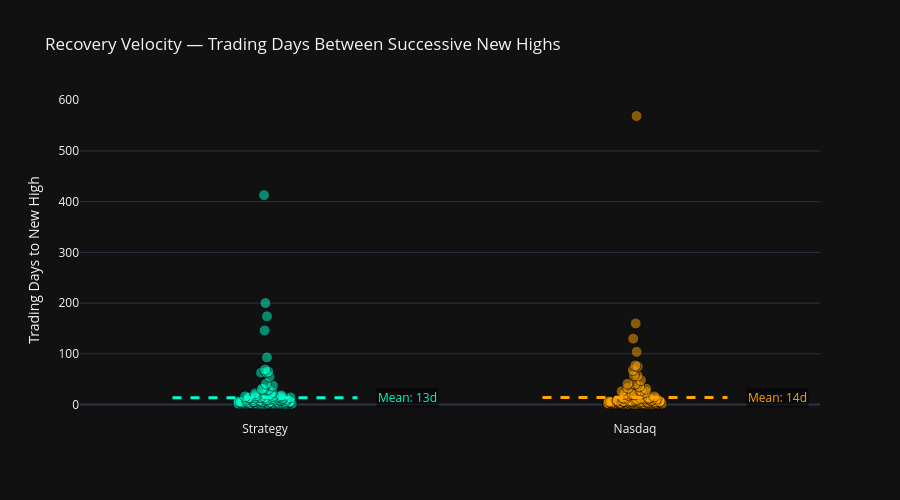

Notebook cell for this chart:
### Markdown cell above
### 5.2 Recovery Velocity

How quickly does the strategy recover from drawdowns compared to the benchmark? Each dot represents one distinct underwater period (from new high to new high).

### Code cell
# ── 5c. Recovery velocity jitter plot ────────────────────────────────────
def get_event_durations(rets):
    cum   = (rets + 1).cumprod()
    dd    = (cum - cum.cummax()) / cum.cummax()
    under = dd < 0
    grp   = (under != under.shift()).cumsum()
    return under[under].groupby(grp[under]).count().tolist()

def build_dd(rets):
    cum = (rets + 1).cumprod()
    return (cum - cum.cummax()) / cum.cummax()

strat_ev = get_event_durations(s_rets)
ndq_ev   = get_event_durations(n_rets)

df_jitter = pd.DataFrame(
    [{'Label': 'Strategy', 'Recovery Days': d} for d in strat_ev] +
    [{'Label': 'Nasdaq',   'Recovery Days': d} for d in ndq_ev])

fig_j = px.strip(df_jitter, x='Label', y='Recovery Days', color='Label',
    title="Recovery Velocity — Trading Days Between Successive New Highs",
    color_discrete_map={'Strategy': '#00FFCC', 'Nasdaq': 'orange'})

for i, name in enumerate(['Strategy', 'Nasdaq']):
    sub = df_jitter[df_jitter['Label'] == name]['Recovery Days']
    if not sub.empty:
        mv    = float(sub.mean())
        color = '#00FFCC' if name == 'Strategy' else 'orange'
        fig_j.add_shape(type="line", x0=i-.25, x1=i+.25, y0=mv, y1=mv,
            line=dict(color=color, width=3, dash="dash"))
        fig_j.add_annotation(x=i+.3, y=mv, text=f"Mean: {mv:.0f}d",
            showarrow=False, font=dict(color=color, size=12),
            bgcolor="rgba(0,0,0,0.5)", xanchor="left")

fig_j.update_traces(marker=dict(size=11, opacity=0.5,
    line=dict(width=1, color='black')))
fig_j.update_layout(template="plotly_dark", height=500,
    xaxis_title="", yaxis_title="Trading Days to New High", showlegend=False)
fig_j.show()

### Figure 1 — Plotly figure (JSON) as saved in the notebook; plotly's stock layout.template omitted (floating-point values rounded to 4 significant figures; data arrays with more than 128 entries replaced by an {"elided": "..."} marker saying what was removed)
{"data": [{"alignmentgroup": "True", "boxpoints": "all", "fillcolor": "rgba(255,255,255,0)", "hoveron": "points", "hovertemplate": "Label=%{x}<br>Recovery Days=%{y}<extra></extra>", "legendgroup": "Strategy", "line": {"color": "rgba(255,255,255,0)"}, "marker": {"color": "#00FFCC", "line": {"color": "black", "width": 1}, "opacity": 0.5, "size": 11}, "name": "Strategy", "offsetgroup": "Strategy", "orientation": "v", "pointpos": 0, "showlegend": true, "type": "box", "x": {"elided": "165 str values"}, "x0": " ", "xaxis": "x", "y": {"elided": "165 int values"}, "y0": " ", "yaxis": "y"}, {"alignmentgroup": "True", "boxpoints": "all", "fillcolor": "rgba(255,255,255,0)", "hoveron": "points", "hovertemplate": "Label=%{x}<br>Recovery Days=%{y}<extra></extra>", "legendgroup": "Nasdaq", "line": {"color": "rgba(255,255,255,0)"}, "marker": {"color": "orange", "line": {"color": "black", "width": 1}, "opacity": 0.5, "size": 11}, "name": "Nasdaq", "offsetgroup": "Nasdaq", "orientation": "v", "pointpos": 0, "showlegend": true, "type": "box", "x": {"elided": "159 str values"}, "x0": " ", "xaxis": "x", "y": {"elided": "159 int values"}, "y0": " ", "yaxis": "y"}], "layout": {"annotations": [{"bgcolor": "rgba(0,0,0,0.5)", "font": {"color": "#00FFCC", "size": 12}, "showarrow": false, "text": "Mean: 13d", "x": 0.3, "xanchor": "left", "y": 13.42}, {"bgcolor": "rgba(0,0,0,0.5)", "font": {"color": "orange", "size": 12}, "showarrow": false, "text": "Mean: 14d", "x": 1.3, "xanchor": "left", "y": 13.84}], "boxmode": "overlay", "height": 500, "legend": {"title": {"text": "Label"}, "tracegroupgap": 0}, "shapes": [{"line": {"color": "#00FFCC", "dash": "dash", "width": 3}, "type": "line", "x0": -0.25, "x1": 0.25, "y0": 13.42, "y1": 13.42}, {"line": {"color": "orange", "dash": "dash", "width": 3}, "type": "line", "x0": 0.75, "x1": 1.25, "y0": 13.84, "y1": 13.84}], "showlegend": false, "title": {"text": "Recovery Velocity — Trading Days Between Successive New Highs"}, "xaxis": {"anchor": "y", "categoryarray": ["Strategy", "Nasdaq"], "categoryorder": "array", "domain": [0.0, 1.0], "title": {"text": ""}}, "yaxis": {"anchor": "x", "domain": [0.0, 1.0], "title": {"text": "Trading Days to New High"}}}}
